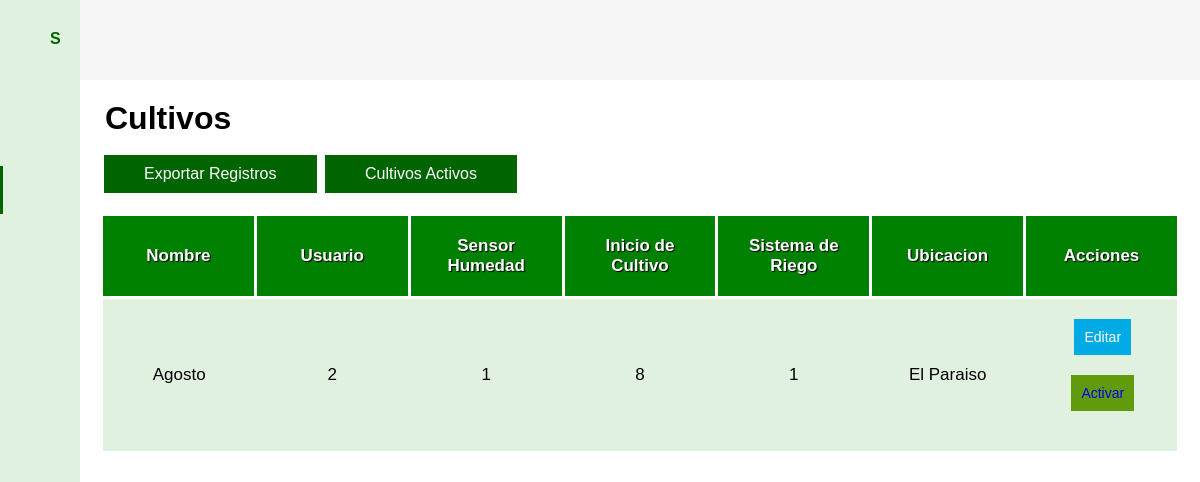
Page /administrador/cultivos_desactivados.php (signed in) on the committed database.
### tables this page shows
CREATE TABLE `cultivos` (
  `id` int(11) NOT NULL,
  `nombre` varchar(30) NOT NULL,
  `usuario_id` int(11) NOT NULL,
  `estatus` tinyint(1) NOT NULL DEFAULT 1,
  `fecha_registro` timestamp NOT NULL DEFAULT current_timestamp(),
  `sensor_humedad_id` int(11) NOT NULL,
  `inicio_cultivo_id` int(11) NOT NULL,
  `sistema_riego_id` int(11) NOT NULL,
  `ubicacion` varchar(30) NOT NULL,
  `infcultivos_id` int(11) NOT NULL
);

CREATE TABLE `meses` (
  `id` int(11) NOT NULL,
  `nombre` varchar(30) NOT NULL,
  `fecha_registro` timestamp NOT NULL DEFAULT current_timestamp()
);

### administrador/cultivos_desactivados.php (the view, shortened to what this page needs)
<?php
    include '../php/conexion.php';
    $cultivosregistrados = "SELECT * , u.nombres AS nombreusuario, s.descripcion AS descripcionsensor, m.nombre AS mesinicio,
    c.nombre AS cultivonombre, sr.descripcion AS descripcionsistema, c.id AS idcultivo FROM cultivos c left join usuarios u on (c.usuario_id = u.id) left join sistema_riego sr on (c.sistema_riego_id = sr.id)
    left join sensor_temp_hum s on (c.sensor_humedad_id = s.id) left join meses m on (c.inicio_cultivo_id = m.id) where c.estatus = '0'";
    $ejecutarcultivos = mysqli_query($conexion, $cultivosregistrados);
    $datoscultivos = $ejecutarcultivos;
?>
<!DOCTYPE html>
<html lang="en">
<head>
    <link href="https://cdn.lineicons.com/3.0/lineicons.css" rel="stylesheet">
    <link rel="stylesheet" href="../css/consulta.css">
</head>
<body id="body">
    <header>
    </header>
    <div class="menu_lateral" id="menu_lateral">
        <div class="nombre_pagina">
            <h4>SICPRC</h4>
        </div>
        <div class="opciones_menu">
            <a href="inicio.php">
                <div class="opcion">
                </div>
            </a>
            <a href="cultivos.php" class="seleccion">
                <div class="opcion">
                </div>
            </a>
            <a href="sistemas_riego.php">
                <div class="opcion">
                    <h4>Sistema de Riego</h4>
                </div>
            </a>
            <a href="sensores_humedad.php">
                <div class="opcion">
                    <h4>Sensor de Humedad y Temperatura</h4>
                </div>
            </a>
            <a href="consulta.php">
                <div class="opcion">
                </div>
            </a>
            <a href="mi_cuenta.php">
                <div class="opcion">
                </div>
            </a>
        </div>
    </div>
    <main>
        <h1>Cultivos</h1>
        <br>
    <div class="contenedor_login">
        <a href="../php/excel_cultivos_desactivados.php"><button>Exportar Registros</button></a>
        <a href="cultivos.php"><button>Cultivos Activos</button></a>
        <table id="tabla_inf_cultivos">
                <thead>
                    <tr>
                        <th>Nombre</th>
                        <th>Usuario</th>
                        <th>Sensor Humedad</th>
                        <th>Inicio de Cultivo</th>
                        <th>Sistema de Riego</th>
                        <th>Ubicacion</th>
                        <th>Acciones</th>
                    </tr>
                </thead>
                <tbody>
                    <?php
                        foreach ($datoscultivos as $datoscultivo) {
                    ?>
                    <tr>
                        <td><?php echo $datoscultivo['nombre']?></td>
                        <td><?php echo $datoscultivo['usuario_id']?></td>
                        <td><?php echo $datoscultivo['sensor_humedad_id']?></td>
                        <td><?php echo $datoscultivo['inicio_cultivo_id']?></td>
                        <td><?php echo $datoscultivo['sistema_riego_id']?></td>
                        <td><?php echo $datoscultivo['ubicacion']?></td>
                        <td>
                        <a href="editar_cultivo.php?
                        id=<?php echo $datoscultivo['idcultivo']?> &
                        nombre=<?php echo $datoscultivo['cultivonombre']?> &
                        sensor_humedad_id=<?php echo $datoscultivo['sensor_humedad_id']?> &
                        inicio_cultivo_id=<?php echo $datoscultivo['inicio_cultivo_id']?> &
                        sistema_riego_id=<?php echo $datoscultivo['sistema_riego_id']?> &
                        ubicacion=<?php echo $datoscultivo['ubicacion']?>
                        "><button class="editar">Editar</button></a>
                        <a href="../php/act_cultivo.php?
                        id=<?php echo $datoscultivo['idcultivo']?>" class="textoactivar"><button class="activar">Activar</a></button>
                        </td>
                    </tr>
                <?php
                }
                ?>
                </tbody>
            </table>
    </div>
    </main>
</body>
</html>

### css/consulta.css (style rules this page uses)
* { margin: 0; padding: 0; box-sizing: border-box; text-decoration: none; font-family: sans-serif; }
body { margin-left: 80px; transition: margin-left 300ms cubic-bezier(0.785, 0.135, 0.15, 0.86); margin-top: 80px; }
body h1 { margin-left: 5px; }
main { padding: 20px; }
header { width: 100%; height: 80px; background: #f5f5f5; display: flex; align-items: center; position: fixed; top: 0; z-index: 0; }
button { padding: 10px 40px; margin-left: 4px; margin-bottom: 20px; border: none; font-size: 16px; background: darkgreen; color: white; cursor: pointer; outline: none; }
.editar { padding: 10px 10px; margin-left: 4px; border: none; font-size: 14px; background: #00AAE4; color: white; cursor: pointer; outline: none; display: inline-block; }
.activar { padding: 10px 10px; border: none; font-size: 14px; background: rgb(97, 155, 11); color: white; cursor: pointer; outline: none; display: inline-block; }
.menu_lateral { width: 80px; height: 100%; background: #e1f1df; position: fixed; top: 0; left: 0; color: darkgreen; z-index: 300; overflow: hidden; border-right: 20px solid #e1f1df; transition: all 300ms cubic-bezier(0.785, 0.135, 0.15, 0.86); }
.nombre_pagina { padding: 20px 30px; display: flex; align-items: center; margin-top: 10px; }
.opciones_menu { margin: 20px 30px; position: absolute; top: 80px; }
.opciones_menu a { color: black; cursor: default; display: block; position: relative; }
.opciones_menu .opcion { padding: 20px 0px; display: flex; align-items: center; position: relative; }
.opciones_menu .opcion h4 { font-size: 17px; font-weight: 400; cursor: pointer; }
a.seleccion { color: darkgreen; }
a.seleccion:before { content: ''; width: 3px; height: 80%; background: darkgreen; position: absolute; top: 10%; left: -30px; }
table { table-layout: fixed; width: 100%; border-collapse: collapse; border: 3px solid; border-color: white; }
th, td { padding: 20px; font-size: 17px; text-align: center; }
thead, tfoot { background: green; color: white; text-shadow: 1px 1px 1px black; }
thead th, thead td { background: green; border: 3px solid; }
tbody tr:nth-child(odd) { background: #e1f1df; }

### rows in the picture
cultivos: meses.nombre "Agosto", usuario "2", sensor_humedad "1", inicio_cultivo "8", sistema_riego "1", ubicacion "El Paraiso"
